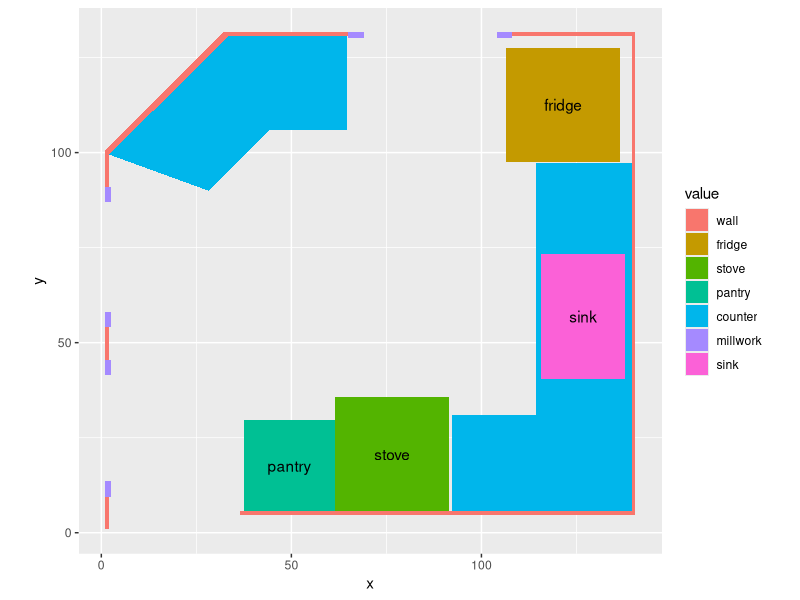
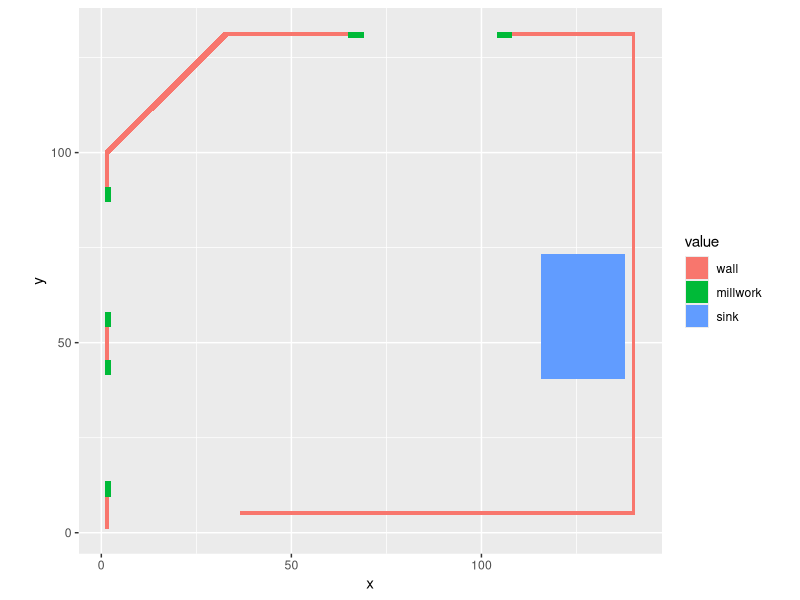
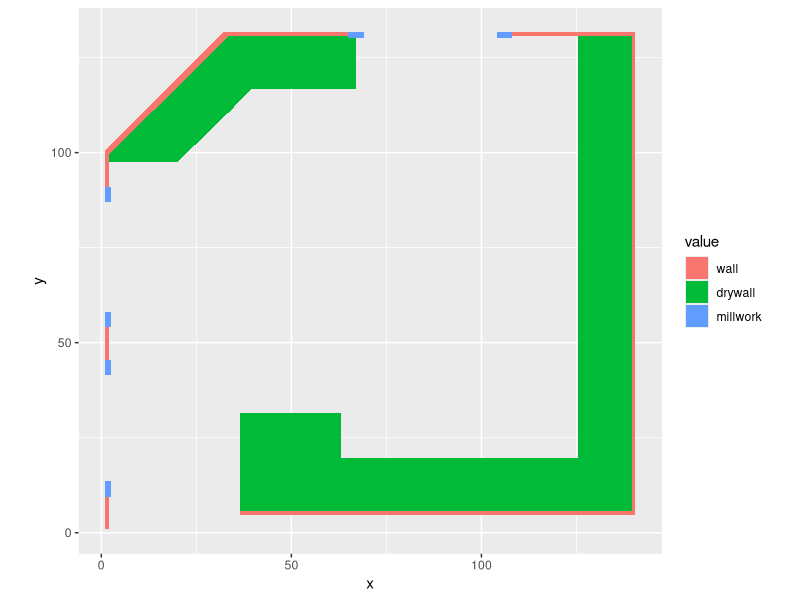
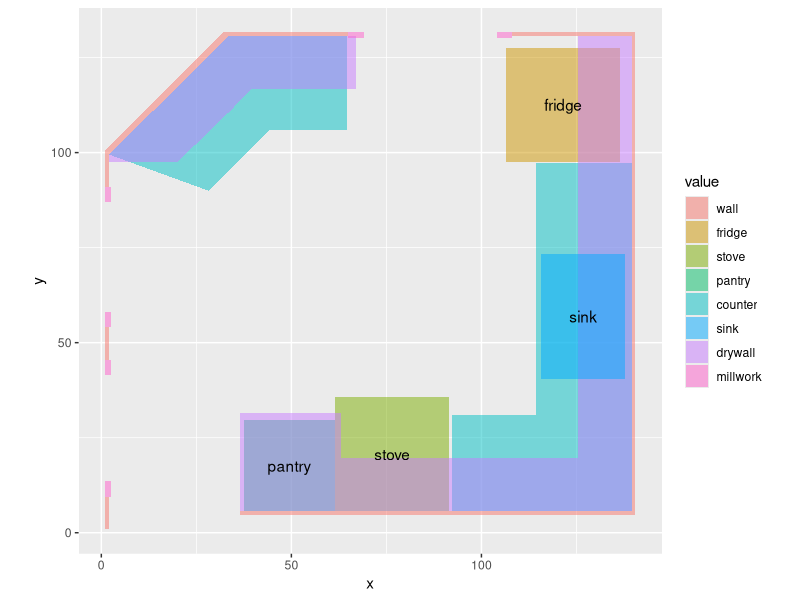

Generate these figures, in order, with R:
# Draw kitchen floorplan with ggplot2
# bottom left corner (starting point) at (1,1).
library("ggplot2")

## @knitr sketches
cut   <- 44    # width in inches of 45-degree cut into kitchen (wall 2).
thk   <- 1     # wall thickness, for drawing purposes.
cwd   <- 25.25 # counter depth all the way to wall, including raised part.
frw   <- 3     # fridge clearance from the 2 walls

# walls

# vertical shapes for wall 1, facing front door:
# two cutouts for total width of pantry door (35 in) 
# and kitchen's front door (37 in) where total width
# is measured including the width of the millwork.
x1  <- rep(c(1,1+thk),each=2)
y1  <- c(c(1,1+8.5),c(1+8.5,1))
x2  <- x1
y2  <- y1 + 1 + 8.5 + 35
x3  <- x1
y3  <- y1 + 1 + 8.5 + 35 + 8.5 + 37

# triangular shape connecting wall 1 to wall 2
x4   <- c(1,1,1+thk)
y4   <- c(y3[2],y3[2]+thk,y3[2])

# wall 2
x5   <- c(1,1+sqrt(cut^2/2),1+sqrt(cut^2/2)+sqrt(2*thk^2),1+thk)
y5   <- c(y4[2],y4[2]+sqrt(cut^2/2),y4[1]+sqrt(cut^2/2),y4[1])

# triangular shape connecting wall 2 to wall 3
x6   <- c(x5[2],x5[3],x5[3])
y6   <- c(y5[2],y5[2],y5[3])

# wall 3, facing dining area
x7   <- rep(c(x6[2],x6[2]+31.5),each=2)
y7   <- c(c(y6[3],y6[2]),c(y6[2],y6[3]))
x8   <- x7 + 31.5 + 43
y8   <- y7

# wall 4, with kitchen window
x9   <- rep(c(x8[4],x8[4]+thk),each=2)
y9   <- c(y8[2],y8[2]-(5*12+65+thk),y8[2]-(5*12+65+thk),y8[2])

# wall 5, behind the stove
x10  <- c(rep(x9[1] - (25+66+12),2),rep(x9[4],2))
y10  <- c(y9[2],y9[2]-thk,y9[2]-thk,y9[2])

# Now consolidate walls
wall.x  <- c(x1,x2,x3,x4,x5,x6,x7,x8,x9,x10)
wall.y  <- c(y1,y2,y3,y4,y5,y6,y7,y8,y9,y10)
wall.id <- c(rep(c(1:3),each = 4),
             rep(4,3),rep(5,4),
             rep(6,3),rep(c(7:10),each=4))

# mill work: door pockets + wall decoration.
x23  <- x1 + c(0,0,.5,.5)
x24  <- x23
x25  <- x23
x26  <- x23
y23  <- y1[2] + c(0,4,4,0)
y24  <- y2[1] - c(4,0,0,4)
y25  <- y2[2] + c(0,4,4,0)
y26  <- y3[1] - c(4,0,0,4)

x27  <- x7[4] + c(0,0,4,4)
x28  <- x8[1] - c(4,4,0,0)
y27  <- y7 - c(.5,0,0,.5)
y28  <- y27

# now consolidate millwork
millwork.x  <- c(x23,x24,x25,x26,x27,x28)
millwork.y  <- c(y23,y24,y25,y26,y27,y28)
millwork.id <- rep(c(23:28),each=4)

# bottom layer: fridge, stove, countertops.

# fridge
x11  <- rep(c(x9[4]-thk-frw,x9[4]-thk-frw-30),each=2)
y11  <- c(y9[4]-thk-frw,y9[4]-thk-frw-30,y9[4]-thk-frw-30,y9[4]-thk-frw)

# stove
x12  <- rep(c(x9[4]-thk-4*12,x9[4]-thk-4*12-30),each=2)
y12  <- c(y10[1],y10[1]+30,y10[1]+30,y10[1])

# pantry
x13  <- rep(c(x12[4]-24,x12[4]),each=2)
y13  <- c(y10[1],y10[1]+24,y10[1]+24,y10[1])

# The counter with kitchen sink (along walls 4 and 5 between fridge and stove)
# is L-shaped. Leave .25in clearance between counter end and fridge.
x14  <- rep(c(x9[1]-cwd,x9[1]),each=2)
y14  <- c(y10[1],y11[2]-.25,y11[2]-.25,y10[1])
x15  <- rep(c(x14[1]-22,x14[1]),each=2)
y15  <- c(y14[1],y14[1]+cwd,y14[1]+cwd,y14[1])   

# The odd-shaped counter is made up of an equilateral trapeze (1) and
# a right trapezoid (2). The angles of (1) are (65, 65, 115, 115) 
# and the angles of (2) are (65, 90, 90, 115).

# length of the side that's toward the door: 2-step Pythagoras.
c1 <- cwd * tan(25*pi/180) # c as in short cathetus
h1 <- sqrt(c1^2+cwd^2)     # h as in hypothenuse
# angle between h1 and third segment of first wall
a0 <- 90 + 45 - 65
# ratio of the two catheti
r0 <- tan(a0*pi/180)
c0 <- sqrt(h1^2/(1+r0^2))

# These are the (x,y) coordinates of the first obtuse angle of trapeze (1),
# the you'd brush against if you came into the kitchen through its front 
# door and for some reason you decided to veer left. Where Joe's bowls are.
x0 <- c(x3[3]+c0*r0, NA)
y0 <- c(y3[3]-c0,NA)
# The shorter end of the trapeze is parallel to the 45-degree wall, so
# for the (x,y) coordinates of the second obtuse angle you just need
# the measured length of this shorter end, which is 22.5 inches.
x0[2] <- x0[1]+sqrt(22.5^2/2)
y0[2] <- y0[1]+sqrt(22.5^2/2)
# Now the whole shebang
x16 <- c(x5[4],x0,x5[3])
y16 <- c(y5[4],y0,y5[3])

# Now for the right trapezoid (2):
# The measured sharp angle of 65 can't be right if the walls
# are perfectly straight as plotted here. If wall 2 is at
# a 45-degree angle, then the wide sides of it each are
# 45 + 90 degrees, so the sharp angle of the trapezoid
# (2) should be 45 + 90 - 65 = 70, which would mean that
# the wide angle is 180 - 70 = 110 degrees: not the same 
# 65 / 115 that comes out in actual measurements. But
# the 65 / 115 symmetry between the left side of (2)
# and the right side of (1) is what guarantees that the 
# two chunks of counter have the same depth cwd. If you 
# instead trust the calculated 70 / 110 angles for (2)
# you get a counter (2) that is shallower than cwd: the
# difference y17[3]-y17[2] works out to 24.73 inches.
# Evidently my walls aren't straight. 
x17 <- c(x16[3],rep(x16[3]+20.5,2),x16[4])
y17 <- c(y16[3],y16[3],y16[4],y16[4])

# Now consolidate bottom layer
bottom.x  <- c(x11,x12,x13,x14,x15,x16,x17)
bottom.y  <- c(y11,y12,y13,y14,y15,y16,y17)
bottom.id <- rep(c(11:17),each=4)

# Now the footprint of the drywall fill work overhead:
# chunk 1
c1   <- sqrt(27^2/2)-(18+sqrt(27^2/2)-sqrt(44^2/2))
x18  <- c(rep(x1[3],2), rep(x7[1], 2), x1[3]+18)
y18  <- c(y3[3]-2,y3[3],y5[3],y3[3]-2+c1,y3[3]-2)
# chunk 2
x19  <- c(rep(x18[3],2), rep(x7[3]+2, 2), x18[3]+(sqrt(27^2/2)-c1))
y19  <- c(y18[5]+c1,y18[3],y18[3],rep(y18[3]-14,2))
# chunk 3
x20  <- rep(c(x8[3]-14,x8[3]),each=2)
y20  <- c(y10[1],y8[1],y8[1],y10[1])
# chunk 4
x21  <- rep(c(x10[1],x10[1]+26.5),each=2)
y21  <- c(y10[1],y10[1]+12+14,y10[1]+12+14,y10[1])
# chunk 5
x22  <- c(x21[c(3,4)],x20[c(1,2)])
y22  <- c(y10[1],y10[1]+14,y10[1]+14,y10[1])

# Now consolidate top layer
top.x  <- c(x18,x19,x20,x21,x22)
top.y  <- c(y18,y19,y20,y21,y22)
top.id <- c(rep(c(18,19),each=5),rep(c(20:22),each=4))

# sink
sink.x  <- x14[1] + 1.5 + c(0,0,22,22)
sink.y  <- y14[2] - 24 - c(33,0,0,33)
sink.id <- rep(29,4)

# filler color for walls vs. millwork
values0 <- data.frame(
   id = c(1:10,23:28,29),
   value = factor(c(rep(3,10),rep(4,6),5),
                  labels=c('wall','millwork','sink'))
)
pos0 <- data.frame(id=c(wall.id,millwork.id,sink.id),
                  x=c(wall.x,millwork.x,sink.x),
                  y=c(wall.y,millwork.y,sink.y))
pos0 <- merge(pos0,values0)

pic0 <- ggplot() + geom_polygon(data=pos0, mapping=aes(x=x, y=y, group=id, fill=value)) +
   coord_fixed()

# filler color for walls vs. counters vs. appliances vs. millwork
values <- data.frame(
   id = c(1:17,23:28,29),
   value = factor(c(rep(3,10),4,5,6,rep(7,4),rep(8,6),9),
                  labels=c('wall','fridge','stove','pantry','counter','millwork','sink'))
)
pos <- data.frame(id=c(wall.id,bottom.id,millwork.id,sink.id),
                  x=c(wall.x,bottom.x,millwork.x,sink.x),
                  y=c(wall.y,bottom.y,millwork.y,sink.y))
pos <- merge(pos,values)

# filler color for walls vs. drywall build-out overhead vs. millwork
values1 <- data.frame(
   id = c(1:10,18:28),
   value = factor(c(rep(3,10),rep(4,5),rep(5,6)),
                  labels=c('wall','drywall','millwork'))
)
pos1 <- data.frame(id=c(wall.id,top.id,millwork.id),
                  x=c(wall.x,top.x,millwork.x),
                  y=c(wall.y,top.y,millwork.y))
pos1 <- merge(pos1,values1)

# superimpose overhead build-out and counters
values2 <- data.frame(
   id = c(1:10,11:17,29,18:28),
   value = factor(c(rep(3,10),3.1,3.2,3.3,rep(3.4,4),3.6,rep(3.7,5),rep(3.8,6)),
                  labels=c('wall','fridge','stove','pantry',
                           'counter','sink','drywall','millwork'))
)
pos2 <- data.frame(id=c(wall.id,bottom.id,sink.id,top.id,millwork.id),
                  x=c(wall.x,bottom.x,sink.x,top.x,millwork.x),
                  y=c(wall.y,bottom.y,sink.y,top.y,millwork.y))
pos2 <- merge(pos2,values2)

pic1 <- ggplot() + geom_polygon(data=pos1, mapping=aes(x=x, y=y, group=id, fill=value)) +
   coord_fixed()

x29 <- sink.x
y29 <- sink.y
pic <- ggplot() + geom_polygon(data=pos, mapping=aes(x=x, y=y, group=id, fill=value)) + 
   annotate(geom='text', x=(x11[1]+x11[3])/2, y=(y11[1]+y11[3])/2, label="fridge") + 
   annotate(geom='text', x=(x12[1]+x12[3])/2, y=(y12[1]+y12[3])/2, label="stove") +
   annotate(geom='text', x=(x13[1]+x13[3])/2, y=(y13[1]+y13[3])/2, label="pantry") +
   annotate(geom='text', x=(x29[1]+x29[3])/2, y=(y29[1]+y29[3])/2, label="sink") +
   coord_fixed()

pic2 <- ggplot() + geom_polygon(data=pos2, mapping=aes(x=x, y=y, group=id, fill=value), alpha=.5) + 
   annotate(geom='text', x=(x11[1]+x11[3])/2, y=(y11[1]+y11[3])/2, label="fridge") + 
   annotate(geom='text', x=(x12[1]+x12[3])/2, y=(y12[1]+y12[3])/2, label="stove") +
   annotate(geom='text', x=(x13[1]+x13[3])/2, y=(y13[1]+y13[3])/2, label="pantry") +
   annotate(geom='text', x=(x29[1]+x29[3])/2, y=(y29[1]+y29[3])/2, label="sink") +   
   coord_fixed()

